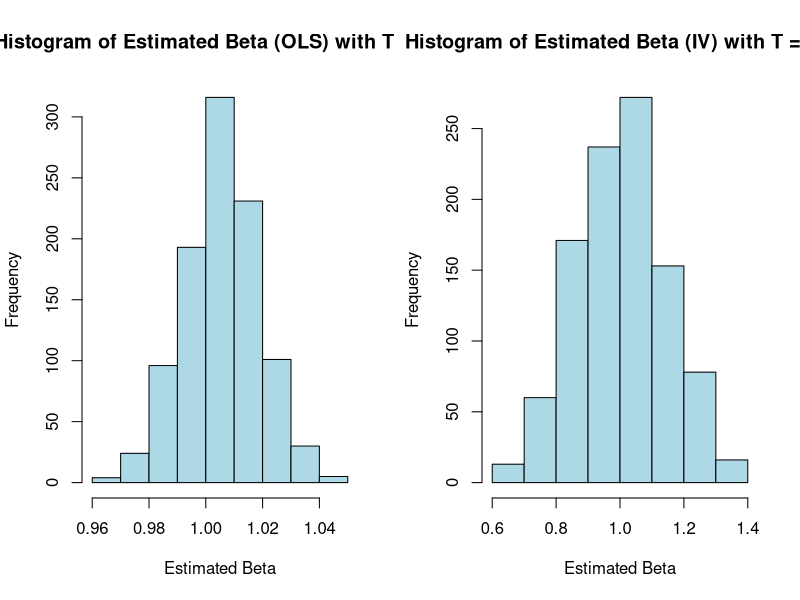
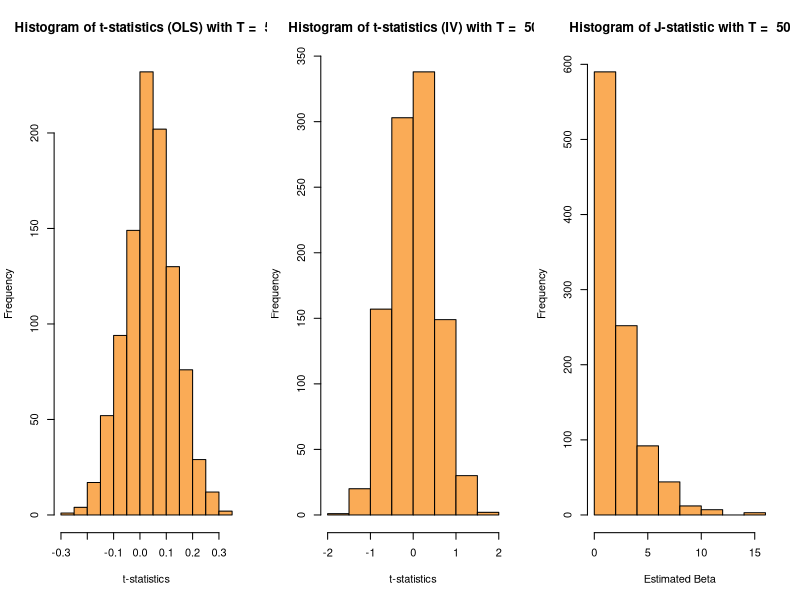

Recreate these plots in R, in order.
library(MASS)


# Question 1 --------------------------------------------------------------

# suppose we have T = 50 for the first two questions
T. = 50

# define the parameter for betas and phi:
beta0 = 1
beta = 1
phi0 = 1

# define variable xt:
x = rep(1, T.)

# Data generating process:
set.seed(333)

#define variables z1, z2, ut and vt with multivariate normally distributed:
mu = c(0, 0, 0, 0)
omega = matrix(c(1,0,0,0,
                 0,1,0,0,
                 0,0,1,0.8,
                 0,0,0.8,1), 
               nrow = 4, byrow = TRUE)

dgp = mvrnorm(n = T., mu = mu, Sigma = omega)
z1 = dgp[, 1]
z2 = dgp[, 2]
u = dgp[, 3]
v = dgp[, 4]

df = data.frame(x = x, z1 = z1, z2 = z2)
Z = as.matrix.data.frame(df)

phi1 = 5
phi2 = 10

x <- phi0 + z1*phi1 + z2*phi2 + v

# generate y variable:
y <- beta0 + x*beta + u

df$y <- y
df$x <- x

model_ols <- lm(y ~ x)
summary(model_ols)

# 1.  is xt exogenous in (1) and (2)? why? --------------------------------

# Implementing DWH test:
# use first step of 2SLS to test the exogeneity of xt variable
model1 <- lm(x ~ z1 + z2, data = df)
# extract the residual of the model in the first step and name it res1:

df$res1 <- model1$residuals

# step 2: regress y on both x and res:
model2 <- lm(y ~ x + res1, data = df)

# inspect the F-statistic or t-statistic:
summary(model2)

# F-stat = 8855 (p-value = 2.2e-16) and t-stat = 10.57 (p-value = 5.25e-14)
# both are significant, hence indicates x is endogenous


# 2. the validity of z1 and z2 instruments --------------------------------

# take the result from first step above:
summary(model1)
# F-stats = 3323 (>10), based on Staiger and Stock (1997) rule of thumb F>10 ==> strong IVs and valid

# test for over-identifying restriction:

# chisq-table for alpha = 0.05, T = 50, and df = 1 = 3.84


# question no. 1 point 3 - 6 -----------------------------------------------

# define the function:
generate_model <- function(phi1 = 5, phi2 = 10, T. = 50) {
  #the function takes default arguments for phi1, phi2 and T are 5, 10, and 50, respectively
  if(!require("MASS")) install.packages("MASS")
  
  beta0 <-  1
  beta <-  1
  phi0 <-  1
  
  # define the maximum repetition R:
  R <<- 1000
  #define variable x1t:
  x <-  rep(1, T.)
  
  mu <-  c(0, 0, 0, 0)
  omega <-  matrix(c(1,0,0,0,
                     0,1,0,0,
                     0,0,1,0.8,
                     0,0,0.8,1), 
                   nrow = 4, byrow = TRUE)
  
  statistic_table = data.frame(beta_ols = rep(0, R), tstat_ols = rep(0, R), 
                               beta_2sls = rep(0, R), tstat_2sls = rep(0, R), 
                               j_stat = rep(0, R))
  
  slope_ols = rep(0, R) # slope of OLS
  std_error_ols = rep(0, R) # standard error of OLS
  t_statistic_ols = rep(0, R) # t-statistic of OLS
  
  slope_2sls = rep(0, R) # slope of 2SLS
  std_error_2sls = rep(0, R) # standard error of 2SLS
  t_statistic_2sls = rep(0, R) # t-statistic of 2SLS
  
  Jstats = rep(0, R)
  # Data generating process:
  set.seed(333)
  for (i in 1:R) {
    dgp <- mvrnorm(n = T., mu = mu, Sigma = omega)
    z1 <-  dgp[, 1]
    z2 <-  dgp[, 2]
    u <-  dgp[, 3]
    v <-  dgp[, 4]
    
    df = data.frame(x = x, z1 = z1, z2 = z2)
    Z = as.matrix.data.frame(df)
    
    #re-generate x variable:
    x <- phi0 + z1*phi1 + z2*phi2 + v
    df$x <- x
    
    
    # generate y variable:
    y <- beta0 + x*beta + u
    df$y <- y
    
    # call OLS model:
    model_ols <- lm(y ~ x, data = df)
    
    slope_ols[[i]] = model_ols$coefficients[2] # extract the estimated parameter beta1
    std_error_ols[[i]] = summary(model_ols)$coefficients[1,2] # extract standard error of the model
    t_statistic_ols[[i]] = (slope_ols[[i]] - beta)/std_error_ols[[i]] # compute t-statistics
    
    # call 2SLS model:
    # step 1:
    model_step1 <- lm(x ~ z1 + z2, data = df)
    # estimate x_het:
    df$x_het <- model_step1$fitted.values
    
    # step 2:
    model_step2 <- lm(y ~ x_het, data = df)
    
    slope_2sls[[i]] = model_step2$coefficients[1] # extract the estimated parameter beta1
    std_error_2sls[[i]] = summary(model_step2)$coefficients[1,2] # extract standard error of the model
    t_statistic_2sls[[i]] = (slope_2sls[[i]] - beta)/std_error_2sls[[i]] # compute t-statistics
    
    # Compute Sargan's (1960) J-stats:
    
    WT = solve((1/T.)*t(Z)%*%Z) # Sargan's weighting matrix
    
    # estimate the objective function:
    model <- lm(y ~ x, data = df)
    res <- model$residuals # extract the residuals
    
    # (yi - xi'beta)Zi:
    
    m = matrix(((1/T.)%*%(res)%*%Z), byrow = FALSE)
    
    QT = t(m)%*%WT%*%m
    
    # Sargan's test (1960) for over-identifying restriction:
    
    Jstats[[i]] = T.*QT[1,1]
    
    statistic_table[i, c(1,2,3,4,5)] <- c(slope_ols[[i]], t_statistic_ols[[i]], 
                                          slope_2sls[[i]], t_statistic_2sls[[i]],
                                          Jstats[[i]])
  }
  return(statistic_table) #return data.frame
}

# Plot the histogram of each result: --------------------------------------
# function to create histogram of estimated beta 1 and t-statistics of OLS Model:
plot_betas <- function(data = NULL, T. = 50, col = "lightblue") {
  # control input to only data.frame type
  if (!is.data.frame(data)) {
    stop(paste("The argument of `data` should be of `list` class, not", class(data)), call. = FALSE)
  }
  
  par(mfcol = c(1,2))
  
  hist(data$beta_ols, main = paste("Histogram of Estimated Beta (OLS) with T = ", T.), 
       xlab = paste("Estimated Beta"), ylab = "Frequency", col = col)
  hist(data$beta_2sls, main = paste("Histogram of Estimated Beta (IV) with T = ", T.), 
       xlab = paste("Estimated Beta"), ylab = "Frequency", col = col)
  
}

# function to create histogram of estimated beta 1 and t-statistics of IV Model:
plot_tsat_jstat <- function(data = NULL, T. = 50, col = "#FAAB56") {
  # control input to only data.frame type
  if (!is.data.frame(data)) {
    stop(paste("The argument of `data` should be of `list` class, not", class(data)), call. = FALSE)
  }
  
  par(mfcol = c(1,3))
  
  hist(data$tstat_ols, main = paste("Histogram of t-statistics (OLS) with T = ", T.), 
       xlab = paste("t-statistics"), ylab = "Frequency", col = col)
  hist(data$tstat_2sls, main = paste("Histogram of t-statistics (IV) with T = ", T.), 
       xlab = paste("t-statistics"), ylab = "Frequency", col = col)
  hist(data$j_stat, main = paste("Histogram of J-statistic with T = ", T.), 
       xlab = paste("Estimated Beta"), ylab = "Frequency", col = col)
}

bias <- function(data = NULL) {
  # control input to only data.frame type
  if (!is.data.frame(data)) {
    stop(paste("The argument of `data` should be of `list` class, not", class(data)), call. = FALSE)
  }
  # (b) Compute the estimated bias:
  
  bias_ols <- (1/R)*sum(data$beta_ols - beta)
  bias_iv <- (1/R)*sum(data$beta_2sls - beta)
  
  return(data.frame(bias_ols = bias_ols, bias_iv = bias_iv))
}

rej_freq <- function(data = NULL) {
  # (c) Compute rejection frequency at 5% level
  
  data["rej_ols"] <- ifelse(data$tstat_ols>1.96, 1, 0)
  data["rej_iv"] <- ifelse(data$tstat_2sls>1.96, 1, 0)
  data["rej_js"] <- ifelse(data$tstat_2sls>3.84, 1, 0)
  
  rej_ols <- (1/R)*sum(data$rej_ols)
  rej_iv <- (1/R)*sum(data$rej_iv)
  rej_js <- (1/R)*sum(data$rej_js)
  
  return(data.frame(rej_ols = rej_ols, rej_iv = rej_iv, rej_js = rej_js))
}

# call functions ----------------------------------------------------------


data1 <- generate_model()
debug(generate_model) # performs debugging to trace error
undebug(generate_model) # undo debugging

plot_betas(data = data1)
plot_tsat_jstat(data = data1)
rej_freq(data = data1)